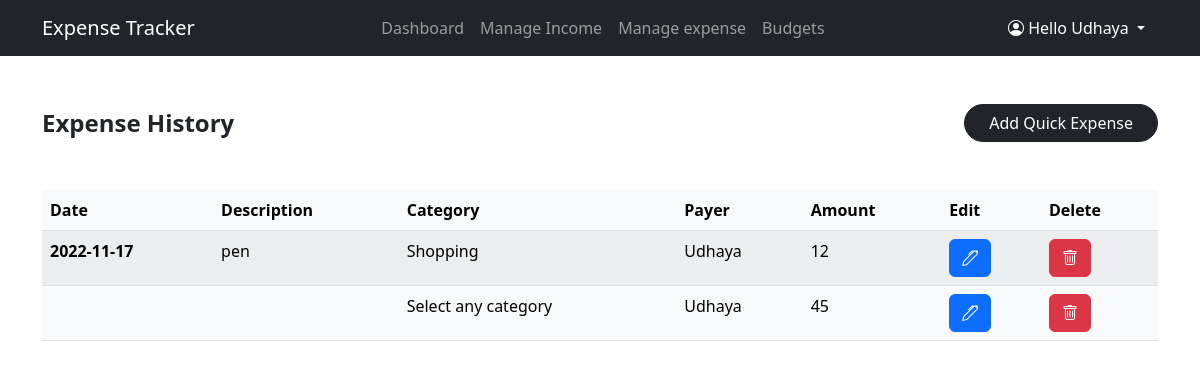
Page /manage/expense (signed in) on the committed database.
### app.py (models this page shows, shortened)
class User(db.Model):
    id = db.Column(db.Integer,primary_key=True)
    email = db.Column(db.String(50),unique=True,nullable=False)
    fname = db.Column(db.String(20),nullable=False)
    lname = db.Column(db.String(20))
    pswd = db.Column(db.String(50),nullable=False,default=None)
    expense = db.relationship('Expense', backref='user')
    income = db.relationship('Income', backref='user')

class  Expense(db.Model):
    id = db.Column(db.Integer,primary_key=True)
    description = db.Column(db.String(50),nullable=True,default=None)
    category = db.Column(db.String(50),nullable=True,default=None)
    amount = db.Column(db.Integer,nullable=False)
    date = db.Column(db.String(10),nullable=True,default=None)
    user_id = db.Column(db.Integer, db.ForeignKey('user.id'))

### app.py (the view)
@app.route('/manage/expense',methods = ["POST","GET"])
def expense():
    if request.method =="POST":
        if request.form["submit"] == "quick_expense":
            if request.form['amount']:
                description = request.form['description']
                category = request.form['category']
                date = request.form['date']
                amount = request.form['amount']
                if session["email"]:
                    usr_id = User.query.filter_by(email=session['email']).first().id
                    expense = Expense(description=description,category=category,date=date,amount=amount,user_id=usr_id)
                    db.session.add(expense)
                    db.session.commit()
                    flash("Expense amount "+str(expense.amount)+"₹ added successfully")
                else:
                    flash("Expense not added")
            else:
                flash("Enter amount")
                return redirect(url_for('expense'))
        elif request.form['submit'] == "edit_expense":
            if request.form['Eamount']:
                description = request.form['Edescription']
                category = request.form['Ecategory']
                date = request.form['Edate']
                amount = request.form['Eamount']
                expense_id = request.form['Eid']
                print(amount)
                if session["email"]:
                    usr_id = User.query.filter_by(email=session['email']).first().id
                    Expense.query.filter_by(id=expense_id).first().descrption = description
                    Expense.query.filter_by(id=expense_id).first().category = category
                    Expense.query.filter_by(id=expense_id).first().date = date
                    Expense.query.filter_by(id=expense_id).first().amount = amount
                    db.session.commit()
                    flash("Expense amount "+str(Expense.query.filter_by(id=expense_id).first().amount)+"₹ added successfully")
                else:
                    flash("Expense not added")
            else:
                flash("Enter amount")
                return redirect(url_for('expense'))
        elif request.form['submit'] == "delete_expense":
            print("Hello")
            if request.form['expenseId']:
                expenseId = request.form['expenseId']
                expense = Expense.query.filter_by(id=expenseId).first()
                print(expense)
                db.session.delete(expense)
                db.session.commit()
        return redirect(url_for('expense'))
    else:
        expenses = User.query.filter_by(email=session['email']).first().expense
        return render_template('expenses.html', data = expenses)

### templates/expenses.html (shortened to what this page needs)
{% extends 'base.html' %}
{% block body %}
    <section class="min-vh-100 mt-5">
        <div class="container">
            <div class="d-flex justify-content-between align-items-center">
                <div class="fs-4 fw-bold">Expense History</div>
                <button class="btn btn-dark px-4 rounded-pill" data-bs-toggle="modal" data-bs-target="#expenseModal" >Add Quick Expense</button>
            </div>
            <table class="table table-striped table-light mt-5">
                <thead>
                  <tr>
                    <th scope="col">Date</th>
                    <th scope="col">Description</th>
                    <th scope="col">Category</th>
                    <th scope="col">Payer</th>
                    <th scope="col">Amount</th>
                    <th scope="col">Edit</th>
                    <th scope="col">Delete</th>
                  </tr>
                </thead>
                <tbody>
                    {% for expense in data %}
                    <tr>
                        <th>{{expense.date}}</th>
                        <td>{{expense.description}}</td>
                        <td>{{expense.category}}</td>
                        <td>{{expense.user.fname}}</td>
                        <td>{{expense.amount}}</td>
                        <td><button class="btn btn-primary" data-bs-toggle="modal" data-bs-target="#ex{{expense.id}}" ><i class="bi bi-pen"></i></button>
                        </td>
                        <td>
                            <form action="{{ url_for('expense') }}" method="POST">
                                <button type="submit" value ="delete_expense" name ="submit" class="btn btn-danger"><i class="bi bi-trash"></i></a>
                            </form>
                        </td>
                    </tr>
                    {% endfor %}
                </tbody>
              </table>
        </div>
    </section>
{% endblock %}

### templates/base.html (shortened to what this page needs)
<!doctype html>
<html lang="en">
  <head>
    <link href="https://cdn.jsdelivr.net/npm/bootstrap@5.2.1/dist/css/bootstrap.min.css" rel="stylesheet">
    <link rel="stylesheet" href="https://cdn.jsdelivr.net/npm/bootstrap-icons@1.9.1/font/bootstrap-icons.css">
  </head>
  <body>
      <nav class="navbar navbar-expand-lg bg-dark navbar-dark sticky-top">
        <div class="container">
          <a class="navbar-brand" href="#">Expense Tracker</a>
          <div class="collapse navbar-collapse" id="navbarSupportedContent">
            <ul class="navbar-nav mx-auto text-center">
              <li class="nav-item">
                <a class="nav-link" href="{{ url_for('dashboard') }}">Dashboard</a>
              </li>
              <li class="nav-item">
                <a class="nav-link" href="{{ url_for('income') }}">Manage Income</a>
              </li>
              <li class="nav-item">
                <a class="nav-link" href="{{ url_for('expense') }}">Manage expense</a>
              </li>
              <li class="nav-item">
                <a class="nav-link" href="#">Budgets</a>
              </li>
            </ul>
            {% if ('email' in session) and ('pswd' in session) %}
            <div class="dropdown">
              <a class="btn btn-dark dropdown-toggle" href="#" role="button" data-bs-toggle="dropdown" aria-expanded="false">
                <i class="bi bi-person-circle"></i> Hello {{session['fname']}}
              </a>
            </div>
            {% endif %}
          </div>
        </div>
      </nav>
    {% block body %}
    {% endblock %}
  </body>
</html>

### rows in the picture
User: fname "Udhaya"
Expense: date "2022-11-17", description "pen", category "Shopping", user.fname "Udhaya", amount "12"
Expense: category "Select any category", user.fname "Udhaya", amount "45"
